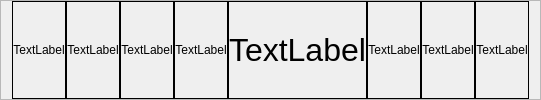
        <widget class="QFrame" name="frame_Body9">
         <property name="frameShape">
          <enum>QFrame::StyledPanel</enum>
         </property>
         <property name="frameShadow">
          <enum>QFrame::Raised</enum>
         </property>
         <layout class="QHBoxLayout" name="horizontalLayout_11">
          <property name="spacing">
           <number>0</number>
          </property>
          <property name="topMargin">
           <number>0</number>
          </property>
          <property name="bottomMargin">
           <number>0</number>
          </property>
          <item>
           <widget class="QLabel" name="label_81">
            <property name="styleSheet">
             <string notr="true">border:1px solid black;</string>
            </property>
            <property name="text">
             <string>TextLabel</string>
            </property>
            <property name="alignment">
             <set>Qt::AlignCenter</set>
            </property>
           </widget>
          </item>
          <item>
           <widget class="QLabel" name="label_82">
            <property name="styleSheet">
             <string notr="true">border:1px solid black;</string>
            </property>
            <property name="text">
             <string>TextLabel</string>
            </property>
            <property name="alignment">
             <set>Qt::AlignCenter</set>
            </property>
           </widget>
          </item>
          <item>
           <widget class="QLabel" name="label_83">
            <property name="styleSheet">
             <string notr="true">border:1px solid black;</string>
            </property>
            <property name="text">
             <string>TextLabel</string>
            </property>
            <property name="alignment">
             <set>Qt::AlignCenter</set>
            </property>
           </widget>
          </item>
          <item>
           <widget class="QLabel" name="label_84">
            <property name="styleSheet">
             <string notr="true">border:1px solid black;</string>
            </property>
            <property name="text">
             <string>TextLabel</string>
            </property>
            <property name="alignment">
             <set>Qt::AlignCenter</set>
            </property>
           </widget>
          </item>
          <item>
           <widget class="QLabel" name="label_85">
            <property name="font">
             <font>
              <pointsize>24</pointsize>
             </font>
            </property>
            <property name="styleSheet">
             <string notr="true">border:1px solid black;</string>
            </property>
            <property name="text">
             <string>TextLabel</string>
            </property>
            <property name="alignment">
             <set>Qt::AlignCenter</set>
            </property>
           </widget>
          </item>
          <item>
           <widget class="QLabel" name="label_86">
            <property name="styleSheet">
             <string notr="true">border:1px solid black;</string>
            </property>
            <property name="text">
             <string>TextLabel</string>
            </property>
            <property name="alignment">
             <set>Qt::AlignCenter</set>
            </property>
           </widget>
          </item>
          <item>
           <widget class="QLabel" name="label_87">
            <property name="styleSheet">
             <string notr="true">border:1px solid black;</string>
            </property>
            <property name="text">
             <string>TextLabel</string>
            </property>
            <property name="alignment">
             <set>Qt::AlignCenter</set>
            </property>
           </widget>
          </item>
          <item>
           <widget class="QLabel" name="label_88">
            <property name="styleSheet">
             <string notr="true">border:1px solid black;</string>
            </property>
            <property name="text">
             <string>TextLabel</string>
            </property>
            <property name="alignment">
             <set>Qt::AlignCenter</set>
            </property>
           </widget>
          </item>
         </layout>
        </widget>
